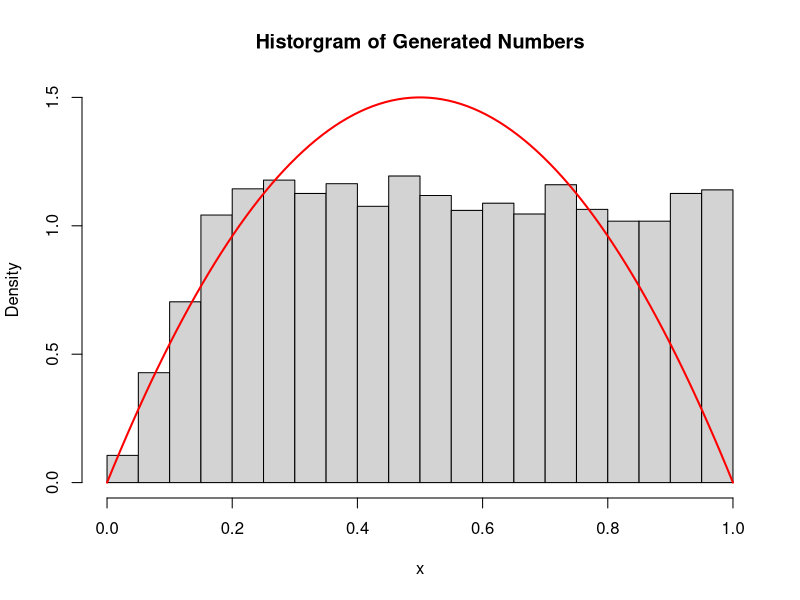

This figure's R source:
## ---- chunk 1
##load packages
library(knitr)
###settings for R chunks
knitr::opts_chunk$set(echo=TRUE,
               message=FALSE,
               warning = TRUE,
               results='asis') #echo: whether prints the R code; message: whether shows the message outputs; warning: whether shows the warning messages; results: whether contain ## in front of the R output # nolint
## ---- chunk 2
rm(list=ls())
n = 10000
c = 2/3
## ---- chunk 3
N = ceiling(n/c*1.1)
## ---- chunk 4
z = runif(N)
w = runif(N)
## ---- chunk 5
accept.index = which(w <= 4*z**(1-z))
prex = z[accept.index]
x = prex[1:n]
## ---- chunk 6
hist(x, main="Historgram of Generated Numbers", prob=TRUE, ylim=c(0,1.5))
xfit = seq(0,1,length.out = 100)
lines(xfit, 6*xfit*(1-xfit), col="red", lwd=2)
